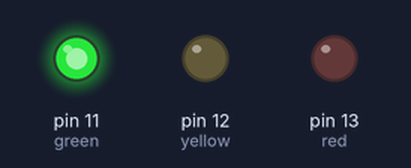
Bench run of a sketch on a simulated Arduino Uno, built with avr-gcc and run on an emulated ATmega328P. On the bench: output pins drawn as LEDs (lit = HIGH).

Above: at 1.0 s.
At 3.0 s:
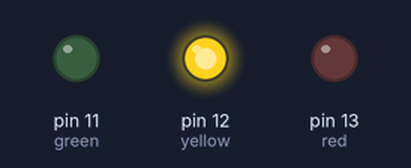
At 5.0 s:
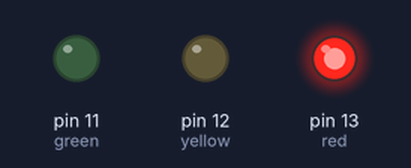
Timing chart, 0 to 7.8 s (numbered marks = the images above):
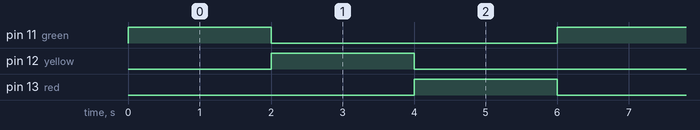

Measured:
- by itself, pin 11 (green), pin 12 (yellow), pin 13 (red): alternates HIGH for 2.0 s and LOW for 4.0 s
- by itself, everything shown: repeats every 6.0 s, in 4 steps

The sketch:

Pratica2_Semaforo.ino
```cpp
#define red 13     // declara saida 13 digital como  variavel inteira
int yellow = 12;  // declara saida 12 digital como  variavel inteira
int green = 11;   // declara saida 11 digital como  variavel inteira

void setup() {         // laço inicial (executa uma vez)

  pinMode(red, OUTPUT);     // declara como variavel de saida
  pinMode(yellow, OUTPUT);  // declara como variavel de saida
  pinMode(green, OUTPUT);   // declara como variavel de saida
}

void loop() {         // laço de loop (executa continuamente)
  digitalWrite(green, HIGH);   //acende LED verde
  delay(2000);                 //espera 2 segundos
  digitalWrite(green, LOW);    //apaga LED verde
  digitalWrite(yellow, HIGH);  //acende LED amarelo
  delay(2000);                 //espera 2 segundos
  digitalWrite(yellow, LOW);   //apaga LED amarelo
  digitalWrite(red, HIGH);     //acende LED vermelho
  delay(2000);                 //espera 2 segundos
  digitalWrite(red, LOW);      //apaga LED amarelo


}
```
